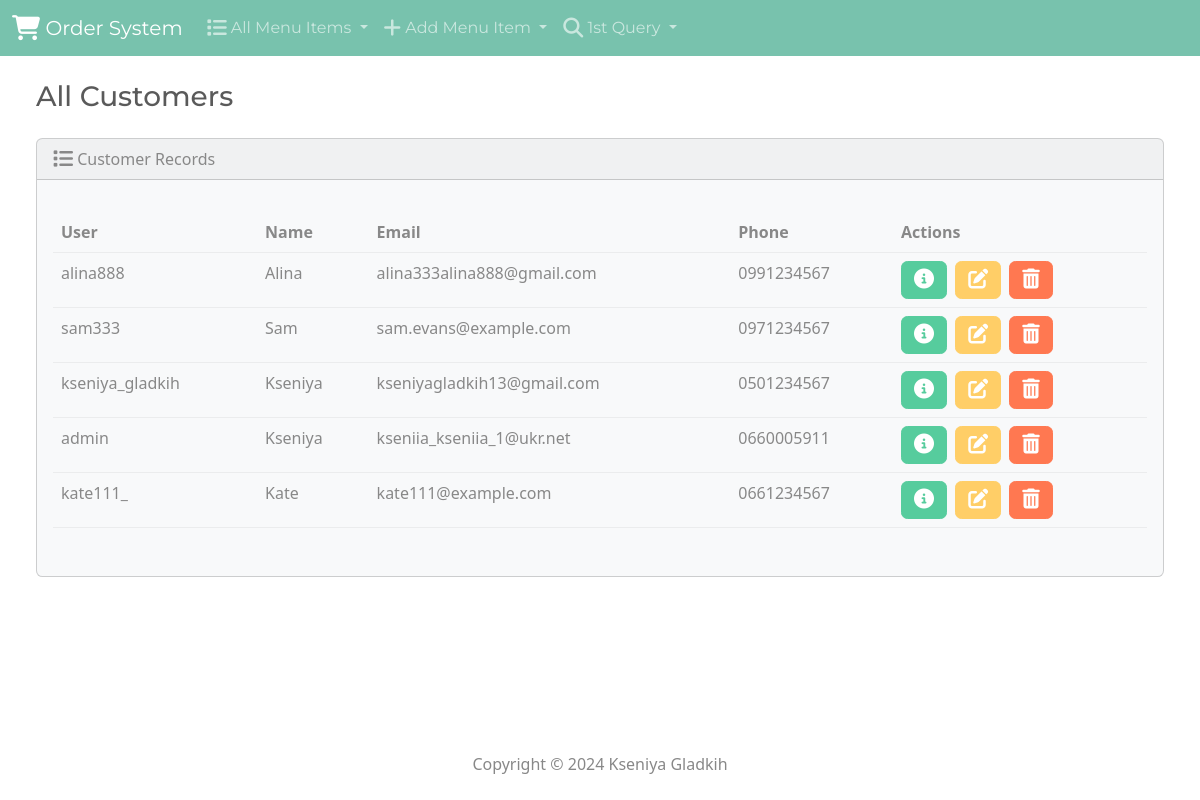
Screenshot of /customer/ with the database file from the repository.
### customer/models.py (models this page shows, shortened)
class Customer(models.Model):
    user = models.OneToOneField(User, null=True, blank=True, on_delete=models.CASCADE)
    name = models.CharField(max_length=50, blank=True)
    email = models.CharField(max_length=50, blank=True)
    phone = models.CharField(max_length=10, blank=True)

### customer/views.py (the view)
# urls.py: path('customer/', views.customer, name='customer'),
def customer(request):
    customers = Customer.objects.all()
    context = {'customers': customers}
    return render(request, 'customer/customer/customer.html', context)

### customer/templates/customer/customer/customer.html (shortened to what this page needs)
{% extends 'customer/base.html' %}
{% block body %}
<h3 class="m-4">All Customers</h3>
<div class="row">
    <div class="col-12">
        {% if customers %}
        <div class="card bg-light ms-4 me-4 mb-4">
            <div class="card-header">
                <i class="fa-solid fa-list fa-lg"></i> Customer Records
            </div>
            <div class="card-body">
                <p class="card-text">
                <div class="table-responsive">
                    <table class="table table-hover">
                        <thead>
                            <tr>
                            <th scope="col">User</th>
                            <th scope="col">Name</th>
                            <th scope="col">Email</th>
                            <th scope="col">Phone</th>
                            <th scope="col">Actions</th>
                            </tr>
                        </thead>
                        <tbody>
                            {% for customer in customers %}
                                <tr>
                                    <td>{{ customer.user.username }}</td>
                                    <td>{{ customer.name }}</td>
                                    <td>{{ customer.email }}</td>
                                    <td>{{ customer.phone }}</td>
                                    <td>
                                        <button type="button" class="btn btn-success me-1" href="{% url 'view-customer' customer.id %}" data-bs-toggle="modal" data-bs-target="#myModal{{customer.id}}">
                                            <i class="fa-solid fa-circle-info fa-lg"></i>
                                        </button>
                                        <a class="btn btn-warning me-1" href="{% url 'customer-edit' customer.id %}">
                                            <i class="fa-solid fa-pen-to-square fa-lg"></i>
                                        </a>
                                        <button type="button" class="btn btn-danger" data-bs-toggle="modal" data-bs-target="#delete{{customer.id}}">
                                            <i class="fa-solid fa-trash-can fa-lg"></i>
                                        </button>
                                    </td>
                                </tr>
                            {% endfor %}
                        </tbody>
                    </table>
                </div>
                </p>
            </div>
        </div>
        {% else %}
            <h5 class="alert alert-primary ms-4 me-4">No Customer Records</h5>
        {% endif %}
    </div>
</div>
{% endblock %}

### rows the page displays
Customer: user.username "alina888", name "Alina", email "alina333alina888@gmail.com", phone "0991234567"
Customer: user.username "sam333", name "Sam", email "sam.evans@example.com", phone "0971234567"
Customer: user.username "kseniya_gladkih", name "Kseniya", email "kseniyagladkih13@gmail.com", phone "0501234567"
Customer: user.username "admin", name "Kseniya", email "kseniia_kseniia_1@ukr.net", phone "0660005911"
Customer: user.username "kate111_", name "Kate", email "kate111@example.com", phone "0661234567"
